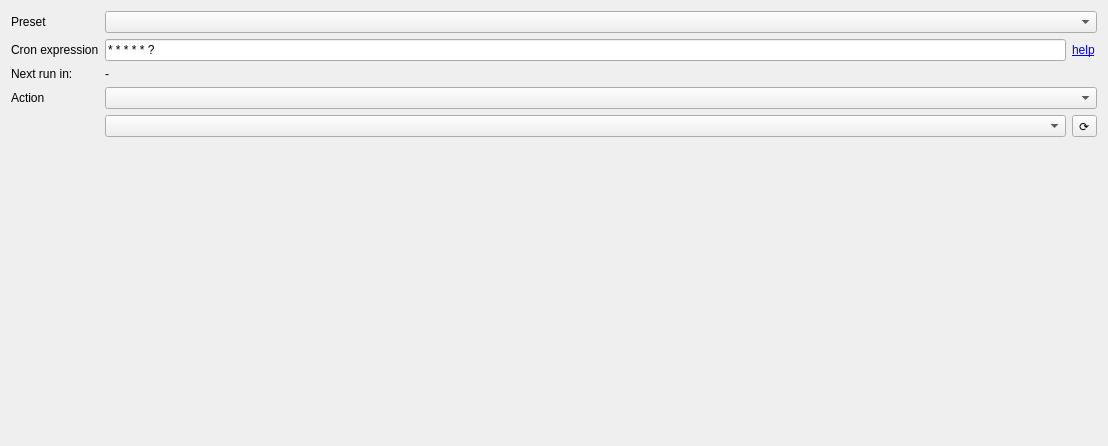
<?xml version="1.0" encoding="UTF-8"?>
<ui version="4.0">
 <class>ScheduledTask</class>
 <widget class="QWidget" name="ScheduledTask">
  <property name="geometry">
   <rect>
    <x>0</x>
    <y>0</y>
    <width>1108</width>
    <height>446</height>
   </rect>
  </property>
  <property name="windowTitle">
   <string>Form</string>
  </property>
  <layout class="QGridLayout" name="gridLayout">
   <item row="0" column="2" colspan="2">
    <widget class="QComboBox" name="cron_presets"/>
   </item>
   <item row="1" column="3">
    <widget class="QLabel" name="label">
     <property name="text">
      <string>&lt;a href=&quot;https://github.com/PerMalmberg/libcron#supported-formatting&quot;&gt;help&lt;/a&gt;</string>
     </property>
     <property name="textFormat">
      <enum>Qt::RichText</enum>
     </property>
     <property name="openExternalLinks">
      <bool>true</bool>
     </property>
    </widget>
   </item>
   <item row="3" column="2" colspan="2">
    <widget class="QComboBox" name="action"/>
   </item>
   <item row="4" column="2">
    <widget class="QComboBox" name="sub_action"/>
   </item>
   <item row="1" column="2">
    <widget class="QLineEdit" name="cron_line">
     <property name="toolTip">
      <string>Cron expression</string>
     </property>
     <property name="text">
      <string>* * * * * ?</string>
     </property>
    </widget>
   </item>
   <item row="4" column="3">
    <widget class="QToolButton" name="reload_sub_actions">
     <property name="toolTip">
      <string>Reload profile list</string>
     </property>
     <property name="text">
      <string>⟳</string>
     </property>
    </widget>
   </item>
   <item row="1" column="0">
    <widget class="QLabel" name="label_3">
     <property name="text">
      <string>Cron expression</string>
     </property>
    </widget>
   </item>
   <item row="2" column="0">
    <widget class="QLabel" name="label_5">
     <property name="text">
      <string>Next run in:</string>
     </property>
    </widget>
   </item>
   <item row="3" column="0">
    <widget class="QLabel" name="label_4">
     <property name="text">
      <string>Action</string>
     </property>
    </widget>
   </item>
   <item row="0" column="0">
    <widget class="QLabel" name="label_2">
     <property name="text">
      <string>Preset</string>
     </property>
    </widget>
   </item>
   <item row="2" column="2">
    <widget class="QLabel" name="next_run">
     <property name="text">
      <string>-</string>
     </property>
    </widget>
   </item>
   <item row="6" column="2">
    <spacer name="verticalSpacer">
     <property name="orientation">
      <enum>Qt::Vertical</enum>
     </property>
     <property name="sizeHint" stdset="0">
      <size>
       <width>20</width>
       <height>40</height>
      </size>
     </property>
    </spacer>
   </item>
  </layout>
 </widget>
 <resources/>
 <connections/>
</ui>
